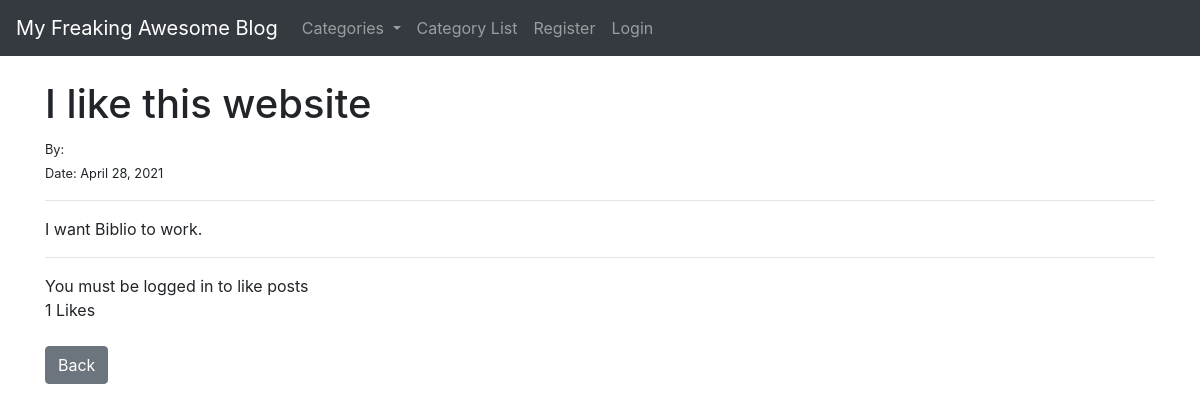
/article/14, run on the app's committed database.
### tutorialblog/models.py (models this page shows, shortened)
class Post(models.Model):
    title = models.CharField(max_length = 255)
    title_tag = models.CharField(max_length = 255)#, default = "My Freaking Awesome Blog")
    author = models.ForeignKey(User, on_delete = models.CASCADE) # deletes blog post from a user that has been deleted
    category = models.CharField(max_length = 255, default = 'uncategorized')
    body = RichTextField(blank = True, null = True) # always migrate when you change models
    post_date = models.DateField(auto_now_add=True) # will happen automatically when new blog posts are created
    snippet = models.CharField(max_length = 255)
    likes = models.ManyToManyField(User, related_name = 'blog_post')
    def total_likes(self):
        return self.likes.count()

### tutorialblog/views.py (the view)
# urls.py: path('article/<int:pk>', ArticleDetailView.as_view(), name = "article-detail"),   # BIG NOTE: each blog post has its own primary key, makes every post unique
class ArticleDetailView(DetailView):
    model = Post
    template_name = 'article_details.html'
    def get_context_data(self, *args, **kwargs):
        cat_menu = Category.objects.all() # this grabs out everything in our cateogy model, namely the names and then assign it to the var
        context = super(ArticleDetailView, self).get_context_data(*args, **kwargs) # dont forget to change the super(_) for which view we are now working with
        context["cat_menu"] = cat_menu
        stuff = get_object_or_404(Post, id = self.kwargs['pk'])
        total_likes = stuff.total_likes()   # rememebr we created this total likes() function in model
        context["total_likes"] = total_likes
        liked = False
        if stuff.likes.filter(id = self.request.user.id).exists():
            liked = True
        context["liked"] = liked
        return context  # so now we can access "cat_menu" from our home page

### tutorialblog/models.py (called while the page is built)
    def __str__(self):
        return self.name #lets us see category name on the admin back end

### tutorialblog/templates/article_details.html (shortened to what this page needs)
{% extends 'base.html' %}
{% block content %}
<h1>{{post.title}}</h1>
<small> By: {{post.author.first_name}} {{post.author.last_name}} </small> <br>
<small> Date: {{post.post_date}} </small>
<hr>
{{ post.body|safe }}
<br>
<hr>
<form action="{% url 'like-post' post.pk%}" method = "POST"}>
{% if user.is_authenticated %}
    {% if liked %}
        <button type = "submit", name = "post_id", value = "{{post.id}}", class = "btn btn-danger btn-sm">Unlike</button>
    {% else %}
        <button type = "submit", name = "post_id", value = "{{post.id}}", class = "btn btn-primary btn-sm">Like</button>
    {% endif %}
{% else %}
You must be logged in to like posts
{% endif %}
<br>
{{total_likes}} Likes
</form>
<br>
<a href= "{% url 'home' %}" class = "btn btn-secondary btn-small">Back</a>
{% endblock %}

### data on the page
Post: title "I like this website", post_date "April 28, 2021", body "I want Biblio to work."

### other printed values
{{ total_likes }} "1"
